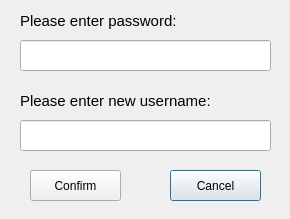
<?xml version="1.0" encoding="UTF-8"?>
<ui version="4.0">
 <class>ChangeUsernameDialog</class>
 <widget class="QDialog" name="ChangeUsernameDialog">
  <property name="geometry">
   <rect>
    <x>0</x>
    <y>0</y>
    <width>290</width>
    <height>219</height>
   </rect>
  </property>
  <property name="windowTitle">
   <string>Dialog</string>
  </property>
  <widget class="QPushButton" name="Cancel">
   <property name="geometry">
    <rect>
     <x>170</x>
     <y>170</y>
     <width>91</width>
     <height>31</height>
    </rect>
   </property>
   <property name="text">
    <string>Cancel</string>
   </property>
  </widget>
  <widget class="QLineEdit" name="passwordLabel">
   <property name="geometry">
    <rect>
     <x>20</x>
     <y>40</y>
     <width>251</width>
     <height>31</height>
    </rect>
   </property>
   <property name="echoMode">
    <enum>QLineEdit::Password</enum>
   </property>
  </widget>
  <widget class="QLabel" name="label">
   <property name="geometry">
    <rect>
     <x>20</x>
     <y>10</y>
     <width>251</width>
     <height>21</height>
    </rect>
   </property>
   <property name="font">
    <font>
     <pointsize>11</pointsize>
    </font>
   </property>
   <property name="text">
    <string>Please enter password:</string>
   </property>
  </widget>
  <widget class="QLabel" name="label_2">
   <property name="geometry">
    <rect>
     <x>20</x>
     <y>90</y>
     <width>251</width>
     <height>21</height>
    </rect>
   </property>
   <property name="font">
    <font>
     <pointsize>11</pointsize>
    </font>
   </property>
   <property name="text">
    <string>Please enter new username:</string>
   </property>
  </widget>
  <widget class="QLineEdit" name="usernameLabel">
   <property name="geometry">
    <rect>
     <x>20</x>
     <y>120</y>
     <width>251</width>
     <height>31</height>
    </rect>
   </property>
   <property name="echoMode">
    <enum>QLineEdit::Normal</enum>
   </property>
  </widget>
  <widget class="QPushButton" name="Confirm">
   <property name="geometry">
    <rect>
     <x>30</x>
     <y>170</y>
     <width>91</width>
     <height>31</height>
    </rect>
   </property>
   <property name="text">
    <string>Confirm</string>
   </property>
  </widget>
 </widget>
 <resources/>
 <connections/>
</ui>
